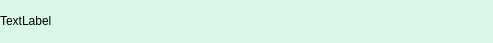
<?xml version="1.0" encoding="UTF-8"?>
<ui version="4.0">
 <class>FriendLabel</class>
 <widget class="QWidget" name="FriendLabel">
  <property name="geometry">
   <rect>
    <x>0</x>
    <y>0</y>
    <width>493</width>
    <height>43</height>
   </rect>
  </property>
  <property name="minimumSize">
   <size>
    <width>0</width>
    <height>43</height>
   </size>
  </property>
  <property name="maximumSize">
   <size>
    <width>16777215</width>
    <height>43</height>
   </size>
  </property>
  <property name="windowTitle">
   <string>Form</string>
  </property>
  <property name="styleSheet">
   <string notr="true">#FriendLabel {
	background: #daf6e7;
    color: #48bf56;
    border-radius: 10px;
} </string>
  </property>
  <layout class="QHBoxLayout" name="horizontalLayout">
   <property name="spacing">
    <number>0</number>
   </property>
   <property name="leftMargin">
    <number>0</number>
   </property>
   <property name="topMargin">
    <number>0</number>
   </property>
   <property name="rightMargin">
    <number>0</number>
   </property>
   <property name="bottomMargin">
    <number>0</number>
   </property>
   <item>
    <widget class="QLabel" name="tip_lb">
     <property name="minimumSize">
      <size>
       <width>0</width>
       <height>20</height>
      </size>
     </property>
     <property name="maximumSize">
      <size>
       <width>16777215</width>
       <height>20</height>
      </size>
     </property>
     <property name="text">
      <string>TextLabel</string>
     </property>
    </widget>
   </item>
   <item>
    <widget class="QWidget" name="close_wid" native="true">
     <property name="minimumSize">
      <size>
       <width>25</width>
       <height>25</height>
      </size>
     </property>
     <property name="maximumSize">
      <size>
       <width>25</width>
       <height>25</height>
      </size>
     </property>
     <layout class="QHBoxLayout" name="horizontalLayout_2">
      <property name="spacing">
       <number>0</number>
      </property>
      <property name="leftMargin">
       <number>0</number>
      </property>
      <property name="topMargin">
       <number>0</number>
      </property>
      <property name="rightMargin">
       <number>0</number>
      </property>
      <property name="bottomMargin">
       <number>0</number>
      </property>
      <item>
       <widget class="ClickedLabel" name="close_lb">
        <property name="minimumSize">
         <size>
          <width>15</width>
          <height>15</height>
         </size>
        </property>
        <property name="maximumSize">
         <size>
          <width>15</width>
          <height>15</height>
         </size>
        </property>
        <property name="styleSheet">
         <string notr="true">border-image: url(:/res/tipclose.png);</string>
        </property>
        <property name="text">
         <string/>
        </property>
       </widget>
      </item>
     </layout>
    </widget>
   </item>
  </layout>
 </widget>
 <customwidgets>
  <customwidget>
   <class>ClickedLabel</class>
   <extends>QLabel</extends>
   <header location="global">clickedlabel.h</header>
  </customwidget>
 </customwidgets>
 <resources/>
 <connections/>
</ui>
